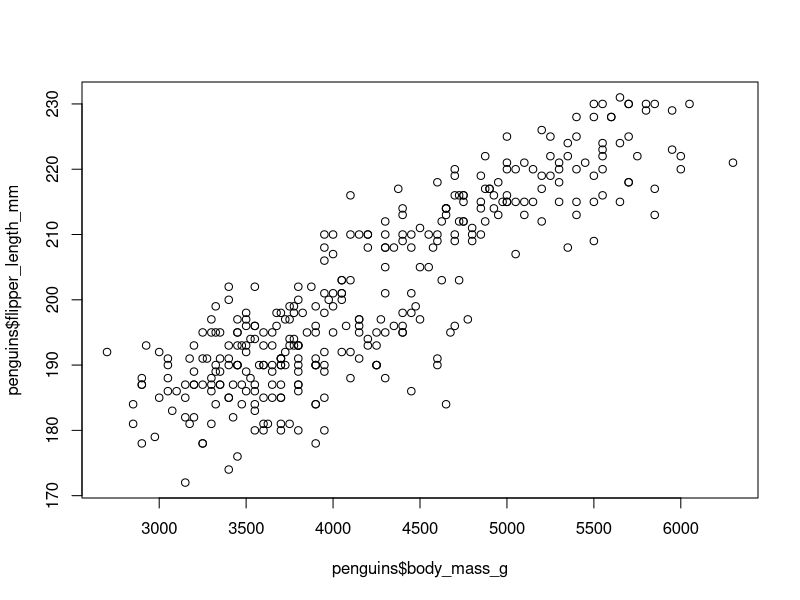
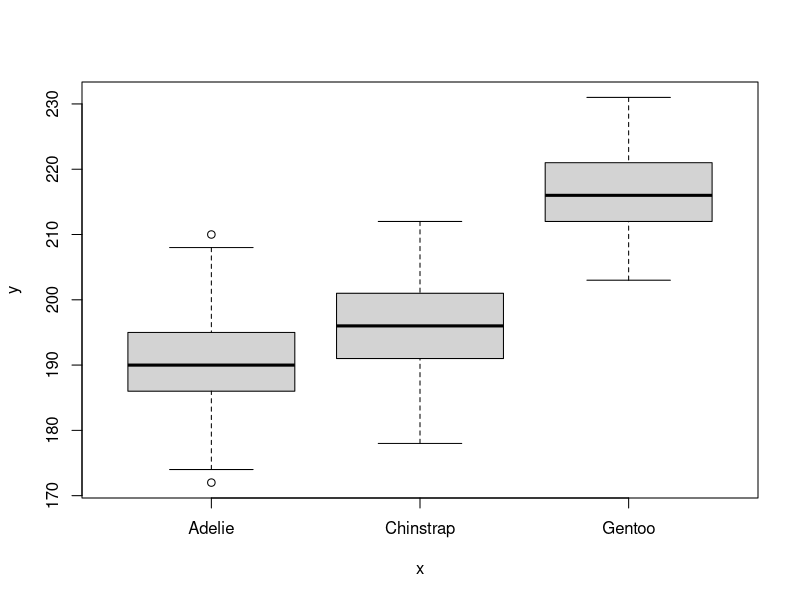

These charts were generated, in order, by the following R code: (Note: this script raises an error after producing the figures.)
## ---- chunk 1
library(palmerpenguins)
data(package = "palmerpenguins")
## ---- chunk 2
plot(penguins$body_mass_g, penguins$flipper_length_mm)
plot(penguins$species, penguins$flipper_length_mm)
## ---- chunk 3
library(tidyverse)
XSptsNoTrees <- read_csv("data/XSptsNDVI.csv") %>%
  filter(vegetation != "pine")
XSptsPheno <- XSptsNoTrees %>%
  pivot_longer(cols = starts_with("NDVI"), names_to = "phenology", values_to = "NDVI") %>%
  mutate(phenology = str_sub(phenology, 5, str_length(phenology)))
write_csv(XSptsPheno, "data/XSptsPheno.csv")

## ---- chunk 4
ggplot(XSptsPheno, aes(vegetation)) + 
   geom_bar()

## ---- chunk 5
XSptsPheno <- read_csv("data/XSptsPheno.csv")

XSptsPheno %>%
  ggplot(aes(NDVI)) + 
  geom_histogram(binwidth=0.05)
## ---- chunk 6
sierraData <- read_csv("data/sierraData.csv")
sierraData %>%
    ggplot(aes(TEMPERATURE)) +
  geom_histogram(fill="dark green")
## ---- chunk 7
n <- length(sierraData$TEMPERATURE)
sierraData %>%
  ggplot(aes(TEMPERATURE)) +
  geom_histogram(aes(y=cumsum(..count..)/n), fill="dark goldenrod")

## ---- chunk 8
XSptsPheno %>% 
  ggplot(aes(NDVI)) + 
  geom_density()

## ---- chunk 9
XSptsPheno %>%
  ggplot(aes(NDVI, fill=phenology)) +
  geom_density(alpha=0.2)
## ---- chunk 10
library(tidyverse)
runoffPivot <- read_csv("data/eucoakrainfallrunoffTDR.csv") %>%
  pivot_longer(cols = starts_with("runoffL_"), 
               names_to = "tree", values_to = "runoff_L") %>%
  mutate(
    tree = str_sub(tree, str_length(tree)-2, str_length(tree)),
    Date = as.Date(date, "%m/%d/%Y"))  # variable date is just a string, needs converting to date format

euc <- runoffPivot %>%
  filter(tree == "euc") %>%
  mutate(
    rain_subcanopy = rain_euc,
    slope = slope_euc,
    aspect = aspect_euc,
    surface_tension = surface_tension_euc,
    runoff_rainfall_ratio = runoff_rainfall_ratio_euc) %>%
  select(site, `site #`, tree, Date, month, rain_mm, rain_subcanopy, slope, aspect, runoff_L, surface_tension, runoff_rainfall_ratio)

oak <- runoffPivot %>%
  filter(tree == "oak") %>%
  mutate(
    rain_subcanopy = rain_oak,
    slope = slope_oak,
    aspect = aspect_oak,
    surface_tension = surface_tension_oak,
    runoff_rainfall_ratio = runoff_rainfall_ratio_oak) %>%
  select(site, `site #`, tree, Date, month, rain_mm, rain_subcanopy, slope, aspect, runoff_L, surface_tension, runoff_rainfall_ratio)

eucoak <- rbind(euc, oak)
write_csv(eucoak, "data/tidy_eucoak.csv")

## ---- chunk 11
runoffEucOak <- read_csv("data/tidy_eucoak.csv")
runoffEucOak %>%
  ggplot(aes(log(runoff_L),fill=tree)) +
  geom_density(alpha=0.2)
## ---- chunk 12
ggplot(data = runoffEucOak) +
  geom_boxplot(aes(x = site, y = runoff_L))

## ---- chunk 13
ggplot(data = runoffEucOak) +
  geom_boxplot(aes(x=site, y=runoff_L, color=tree))

## ---- chunk 14
co2 <- read_csv("data/soilCO2_97.csv")
co2$SITE <- factor(co2$SITE)  # in order to make the numeric field a factor
ggplot(data = co2, mapping = aes(x = SITE, y = `CO2%`)) +
  geom_boxplot()

## ---- chunk 15
sierra <- read_csv("data/sierraFeb.csv")
ggplot(data=sierra) + 
  geom_point(mapping = aes(TEMPERATURE, ELEVATION))

## ---- chunk 16
ggplot(data=sierra) + 
  geom_point(aes(TEMPERATURE, ELEVATION), color="blue")
## ---- chunk 17
ggplot(runoffEucOak) +
  geom_bar(aes(site, runoff_L), stat="identity")
## ---- chunk 18
sierra <- read_csv("data/sierraFeb.csv")
ggplot(data=sierra) + 
  geom_point(aes(TEMPERATURE, ELEVATION, color=COUNTY))

## ---- chunk 19
sierra %>%
  ggplot(aes(TEMPERATURE,ELEVATION)) +
  geom_point(color="blue") +
  geom_line(color="red")
## ---- chunk 20
x <- c(1000, 1100, 1300, 1500, 1600, 1800, 1900)
y <- c(500, 700, 800, 1000, 1200, 1300, 1500)
z <- c(0, 1, 2, 5, 25, 75, 150)
d <- rep(NA, length(x))
longd <- rep(NA, length(x))
s <- rep(NA, length(x))
for(i in 1:length(x)){
  if(i==1){longd[i] <- 0; d[i] <-0}
  else{
    d[i] <- sqrt((x[i]-x[i-1])^2 + (y[i]-y[i-1])^2)
    longd[i] <- longd[i-1] + d[i]
    s[i-1] <- (z[i]-z[i-1])/d[i]}}
longprofile <- bind_cols(x=x,y=y,z=z,d=d,longd=longd,s=s)
ggplot(longprofile, aes(x,y)) +
  geom_line(mapping=aes(col=s), size=1.2) + 
  geom_point(mapping=aes(col=s, size=z)) +
  coord_fixed(ratio=1) + scale_color_gradient(low="green", high="red") +
  ggtitle("Simulated river path, elevations and slopes")
ggplot(longprofile, aes(longd,z)) + geom_line(aes(col=s), size=1.5) + geom_point()  +
  scale_color_gradient(low="green", high="red") +
  ggtitle("Elevation over longitudinal distance upstream")
ggplot(longprofile, aes(longd,s)) + geom_point(aes(col=s), size=3) +
  scale_color_gradient(low="green", high="red") +
  ggtitle("Slope over longitudinal distance upstream")
#summary(lm(s~longd, data=longprofile))

## ---- chunk 21
sierra %>%
  ggplot(aes(TEMPERATURE,ELEVATION)) +
  geom_point(color="blue") +
  geom_smooth(color="red", method="lm")

## ---- chunk 22
vignette("ggplot2-specs")
## ---- chunk 23
TRI <- read_csv("data/TRI_2017_CA.csv") %>%
  filter(`5.1_FUGITIVE_AIR` > 100 & `5.2_STACK_AIR` > 100)
ggplot(data = TRI, aes(log(`5.2_STACK_AIR`), log(`5.1_FUGITIVE_AIR`), 
                       color = INDUSTRY_SECTOR)) +
       geom_point()
## ---- chunk 24
XSptsPheno %>%
  ggplot() +
  geom_point(aes(elevation, NDVI, shape=vegetation, 
                 color = phenology), size = 3) +
  geom_smooth(aes(elevation, NDVI, 
                 color = phenology), method="lm") 
## ---- chunk 25
ggplot(data = eucoak) +
  geom_point(mapping = aes(x = rain_mm, y = runoff_L, color = tree)) +
  geom_smooth(mapping = aes(x = rain_mm, y= runoff_L, color = tree), 
              method = "lm") +
  scale_color_manual(values = c("seagreen4", "orange3"))

## ---- chunk 26
ggplot(data = runoffEucOak) +
  geom_point(aes(x=rain_mm,y=runoff_L)) +
  geom_smooth(aes(x=rain_mm,y=runoff_L), method="lm") +
  facet_grid(tree ~ .)

## ---- chunk 27
ggplot(data = runoffEucOak) +
  geom_point(aes(x=rain_mm,y=runoff_L, color=tree)) +
  geom_smooth(aes(x=rain_mm,y=runoff_L, color=tree), method="lm") +
  scale_color_manual(values=c("seagreen4","orange3")) +
  labs(title="rainfall ~ runoff", 
       subtitle="eucalyptus & oak sites, 2016")

## ---- chunk 28
sierra %>%
  select(LATITUDE, ELEVATION, TEMPERATURE, PRECIPITATION) %>%
  pairs()
## ---- chunk 29
library(GGally)
sierra %>%
   select(LATITUDE, ELEVATION, TEMPERATURE, PRECIPITATION) %>%
   ggpairs()

## ---- chunk 30
library(tidyverse)
tr <- tibble(treering = treering)
str(tr)
ggplot(data=tr, aes(x=treering)) + geom_histogram()
## ---- chunk 31
#st <- as_tibble(state.x77)
st <- bind_cols(Name=state.name, Abb=state.abb, Region=state.region, as_tibble(state.x77))
st
## ---- chunk 32
#st <- as_tibble(state.x77)
ggplot(data=st, aes(x=Frost)) + geom_density()
## ---- chunk 33
ggplot(data=st, aes(x=Region, y=Area)) + geom_boxplot()
ggplot(data=st, aes(x=Region, y=Frost)) + geom_boxplot()
## ---- chunk 34
st %>%
  ggplot(aes(x=Frost, y=Murder)) + geom_point(aes(col=Region)) + geom_smooth(method="lm")
print(st$Name[which.max(st$Murder)])
## ---- chunk 35
st %>%
  ggplot(aes(x=Frost, y=Murder)) + geom_label(aes(label=Abb, col=Region)) + geom_smooth(method="lm")

